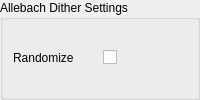
             <widget class="QWidget" name="pageALL">
              <property name="enabled">
               <bool>true</bool>
              </property>
              <property name="sizePolicy">
               <sizepolicy hsizetype="Preferred" vsizetype="Minimum">
                <horstretch>0</horstretch>
                <verstretch>0</verstretch>
               </sizepolicy>
              </property>
              <property name="minimumSize">
               <size>
                <width>0</width>
                <height>60</height>
               </size>
              </property>
              <layout class="QGridLayout" name="gridLayout_26">
               <property name="leftMargin">
                <number>0</number>
               </property>
               <property name="topMargin">
                <number>0</number>
               </property>
               <property name="rightMargin">
                <number>0</number>
               </property>
               <property name="bottomMargin">
                <number>0</number>
               </property>
               <property name="spacing">
                <number>0</number>
               </property>
               <item row="0" column="0">
                <widget class="QGroupBox" name="ALL_groupBox">
                 <property name="title">
                  <string>Allebach Dither Settings</string>
                 </property>
                 <layout class="QGridLayout" name="gridLayout_25">
                  <property name="leftMargin">
                   <number>10</number>
                  </property>
                  <property name="topMargin">
                   <number>8</number>
                  </property>
                  <property name="rightMargin">
                   <number>10</number>
                  </property>
                  <property name="bottomMargin">
                   <number>10</number>
                  </property>
                  <item row="0" column="0">
                   <widget class="QLabel" name="label_32">
                    <property name="text">
                     <string>Randomize</string>
                    </property>
                   </widget>
                  </item>
                  <item row="0" column="1">
                   <widget class="QCheckBox" name="ALL_randomize">
                    <property name="focusPolicy">
                     <enum>Qt::FocusPolicy::NoFocus</enum>
                    </property>
                    <property name="toolTip">
                     <string>randomizes the dither pattern</string>
                    </property>
                    <property name="text">
                     <string/>
                    </property>
                   </widget>
                  </item>
                 </layout>
                </widget>
               </item>
              </layout>
             </widget>
